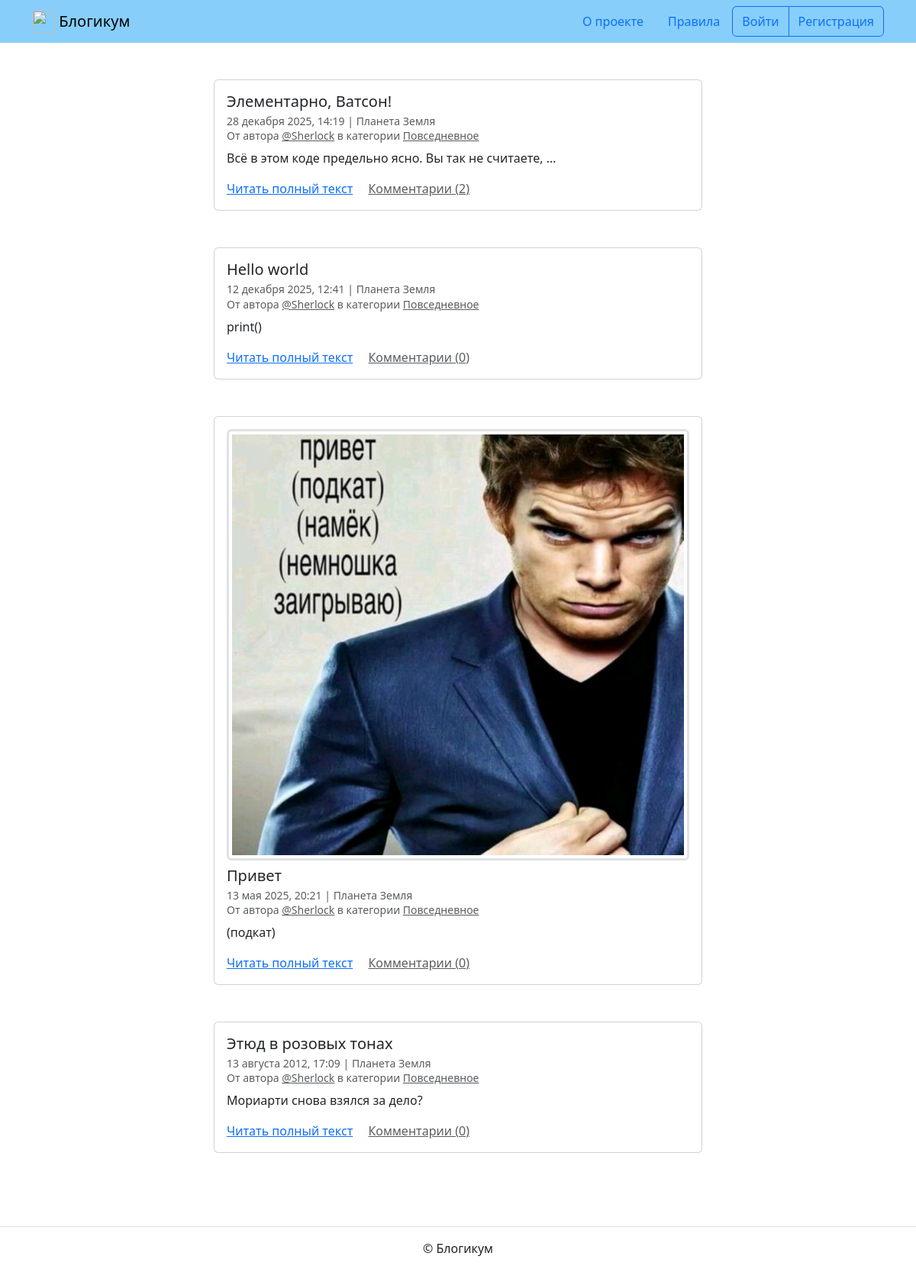
The page / on the database its author committed.
### blog/models.py (models this page shows, shortened)
class Post(models.Model):
    title = models.CharField(max_length=256, verbose_name='Заголовок')
    text = models.TextField(
        verbose_name='Текст',
        help_text="""
        """
    )
    author = models.ForeignKey(
        User,
        on_delete=models.CASCADE,
        verbose_name='Автор публикации'
    )
    location = models.ForeignKey(
        Location,
        on_delete=models.SET_NULL,
        null=True,
        blank=True,
        verbose_name='Местоположение'
    )
    category = models.ForeignKey(
        Category,
        on_delete=models.SET_NULL,
        null=True,
        blank=False,
        verbose_name='Категория'
    )
    is_published = models.BooleanField(
        default=True,
        verbose_name='Опубликовано',
        help_text="""
        Снимите галочку, чтобы скрыть публикацию.
        """
    )
    pub_date = models.DateTimeField(
        auto_now_add=False,
        verbose_name='Дата и время публикации',
        help_text="Если установить дату и время в будущем — можно делать "
        "отложенные публикации."
    )
    created_at = models.DateTimeField(
        auto_now_add=True,
        verbose_name='Добавлено'
    )
    image = models.ImageField(
        upload_to='post_images/',
        blank=True,
        null=True,
        verbose_name='Изображение публикации',
        help_text='Добавьте изображение к публикации'
    )
    objects = PostQuerySet.as_manager()
    class Meta:
        verbose_name = 'публикация'
        verbose_name_plural = 'Публикации'
    ordering = ['-pub_date']

class Category (models.Model):
    title = models.CharField(
        max_length=256,
        verbose_name='Заголовок'
    )
    description = models.TextField(
        unique=True,
        verbose_name='Описание'
    )
    is_published = models.BooleanField(
        default=True,
        verbose_name='Опубликовано',
        help_text="Снимите галочку, чтобы скрыть публикацию."
    )
    slug = models.SlugField(
        unique=True,
        verbose_name='Идентификатор',
        help_text="Идентификатор страницы для URL; "
        "разрешены символы латиницы, "
        "цифры, дефис и подчёркивание."
    )
    created_at = models.DateTimeField(
        auto_now_add=True,
        verbose_name='Добавлено'
    )
    class Meta:
        verbose_name = 'категория'
        verbose_name_plural = 'Категории'

### blog/views.py (the view)
# urls.py: path('', views.index, name='index'),
def index(request):
    post_list = Post.objects.filter(
        is_published=True,
        pub_date__lte=timezone.now(),
        category__is_published=True
    ).with_comments_count().order_by('-pub_date')
    paginator = Paginator(post_list, 10)
    page_number = request.GET.get('page')
    page_obj = paginator.get_page(page_number)
    context = {
        'title': 'Лента записей',
        'page_obj': page_obj,
    }
    return render(request, 'blog/index.html', context)

### blog/models.py (called while the page is built)
    def with_comments_count(self):
        return self.annotate(comment_count=Count('comments'))

### templates/blog/index.html (shortened to what this page needs)
{% extends "base.html" %}
{% block content %}
  {% for post in page_obj %}
    <article class="mb-5">
      {% include "includes/post_card.html" %}
    </article>
  {% endfor %}
{% endblock %}

### templates/base.html (shortened to what this page needs)
{% load static %}
{% load django_bootstrap5 %}
<!DOCTYPE html>
<html lang="ru">
  <head>
    {% bootstrap_css %}
  </head>
  <body>
    {% include "includes/header.html" %}
    <main>
      <div class="container py-5">
        {% block content %}{% endblock %}
      </div>
    </main>
    {% include "includes/footer.html" %}
  </body>
</html>

### templates/includes/header.html
{% load static %}
<header>
  <nav class="navbar navbar-light" style="background-color: lightskyblue">
    <div class="container">
      <a class="navbar-brand" href="{% url 'blog:index' %}">
        <img src="{% static 'img/logo.png' %}" width="30" height="30" class="d-inline-block align-top" alt="">
        Блогикум
      </a>
      {% with request.resolver_match.view_name as view_name %}
        <ul class="nav  nav-pills">
          <li class="nav-item">
            <a class="nav-link {% if view_name == 'pages:about' %} text-white {% endif %}" href="{% url 'pages:about' %}">
              О проекте
            </a>
          </li>
          <li class="nav-item">
            <a class="nav-link {% if view_name == 'pages:rules' %} text-white {% endif %}" href="{% url 'pages:rules' %}">
              Правила
            </a>
          </li>
          {% if user.is_authenticated %}
            <div class="btn-group" role="group" aria-label="Basic outlined example">
              <button type="button" class="btn btn-outline-primary"><a class="text-decoration-none text-reset"
                  href="{% url 'blog:create_post' %}">Написать пост</a></button>
              <button type="button" class="btn btn-outline-primary"><a class="text-decoration-none text-reset"
                  href="{% url 'blog:profile' user.username %}">{{ user.username }}</a></button>
              <button type="button" class="btn btn-outline-primary"><a class="text-decoration-none text-reset"
                  href="{% url 'logout' %}">Выйти</a></button>
            </div>
          {% else %}
            <div class="btn-group" role="group" aria-label="Basic outlined example">
              <button type="button" class="btn btn-outline-primary"><a class="text-decoration-none text-reset"
                  href="{% url 'login' %}">Войти</a></button>
              <button type="button" class="btn btn-outline-primary"><a class="text-decoration-none text-reset"
                  href="{% url 'registration' %}">Регистрация</a></button>
            </div>
          {% endif %}
        </ul>
      {% endwith %}
    </div>
  </nav>
</header>

### templates/includes/post_card.html (shortened to what this page needs)
<div class="col d-flex justify-content-center">
  <div class="card" style="width: 40rem;">
    <div class="card-body">
      {% if post.image %}
        <a href="{{ post.image.url }}" target="_blank">
          <img class="border-3 rounded img-fluid img-thumbnail mb-2 mx-auto d-block" src="{{ post.image.url }}">
        </a>
      {% endif %}
      <h5 class="card-title">{{ post.title }}</h5>
      <h6 class="card-subtitle mb-2 text-muted">
        <small>
          {{ post.pub_date|date:"d E Y, H:i" }} | {% if post.location and post.location.is_published %}{{ post.location.name }}{% else %}Планета Земля{% endif %}<br>
          От автора <a class="text-muted" href="{% url 'blog:profile' post.author.username %}">@{{ post.author.username }}</a> в
          категории {% include "includes/category_link.html" %}
        </small>
      </h6>
      <p class="card-text">{{ post.text|truncatewords:10 }}</p>
      <a href="{% url 'blog:post_detail' post.id %}" class="card-link">Читать полный текст</a>
      <a href="{% url 'blog:post_detail' post.id %}" class="card-link text-muted">Комментарии ({{ post.comment_count }})</a>
    </div>
  </div>
</div>

### templates/includes/category_link.html
<a class="text-muted" href="{% url 'blog:category_posts' post.category.slug %}">
  {{ post.category.title }}
</a>

### templates/includes/footer.html
<footer class="border-top text-center py-3">
  <p>© Блогикум</p>
</footer>

### rows shown on the page
Post: title "Элементарно, Ватсон!", pub_date "28 декабря 2025, 14:19", shows "Планета Земля", author.username "Sherlock", category "Повседневное", text "Всё в этом коде предельно ясно. Вы так не считаете, …", comment_count "2"
Post: title "Hello world", pub_date "12 декабря 2025, 12:41", shows "Планета Земля", author.username "Sherlock", category "Повседневное", text "print()", comment_count "0"
Post: image (picture), title "Привет", pub_date "13 мая 2025, 20:21", shows "Планета Земля", author.username "Sherlock", category "Повседневное", text "(подкат)", comment_count "0"
Post: title "Этюд в розовых тонах", pub_date "13 августа 2012, 17:09", shows "Планета Земля", author.username "Sherlock", category "Повседневное", text "Мориарти снова взялся за дело?", comment_count "0"
